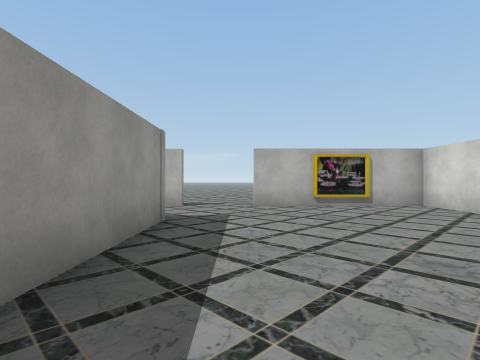
view 1 (above)

16 first-person views from a walk through a Unity game level. The camera is 1.5 m above the floor, looks level and sees 80° across. Doors are open. The floor is counted in squares, 2 m on a side. Each view is taken from the middle of a square. On the plan, view 1 faces up. The plan holds only what a view shows up to about 10 squares ahead; the rest is blank. The place goes on beyond the plan. Some surface patterns are stand-ins.

view 2
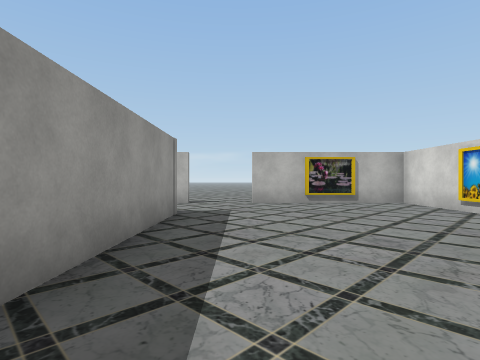

view 3
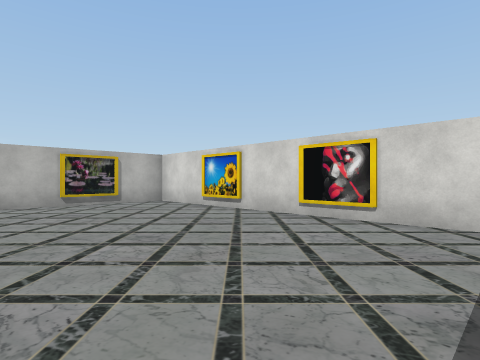

view 4
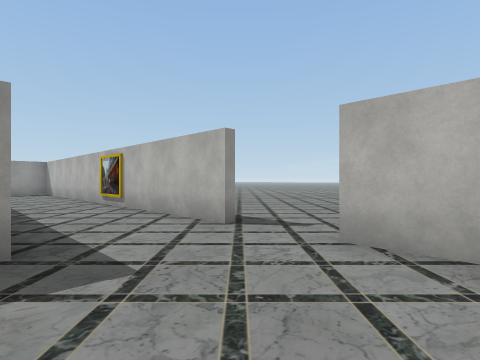

view 5
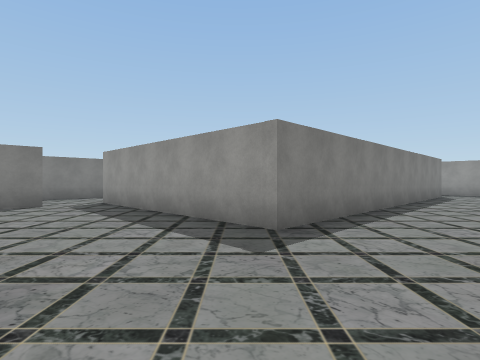

view 6
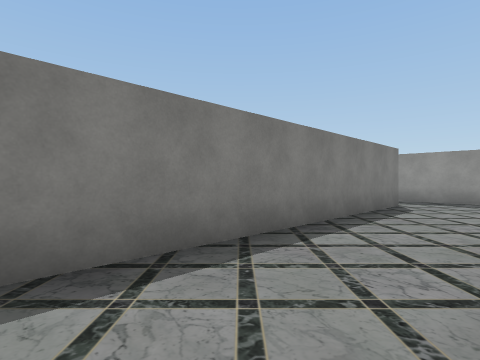

view 7
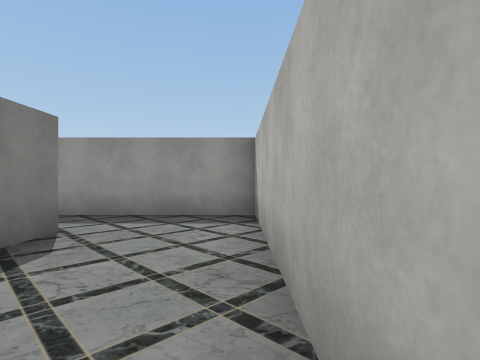

view 8
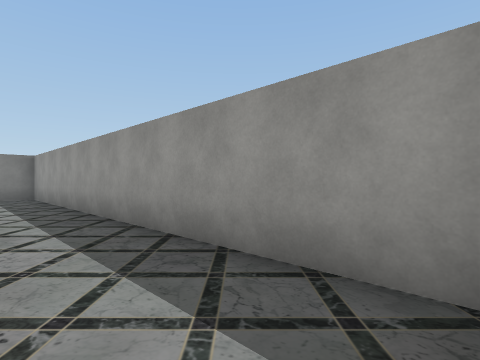

view 9
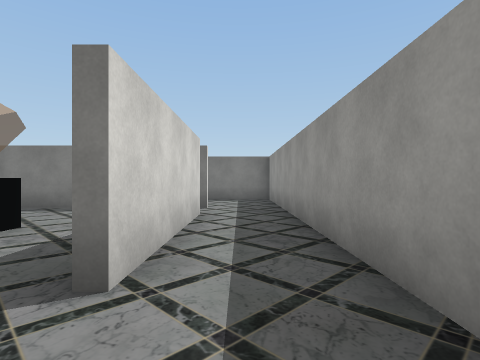

view 10
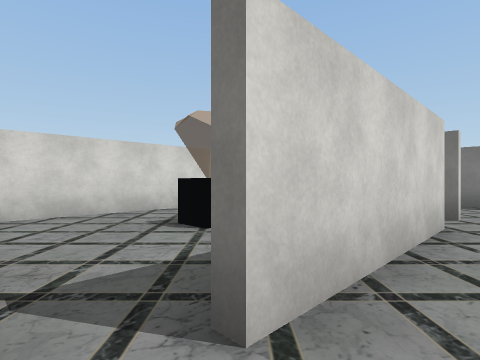

view 11
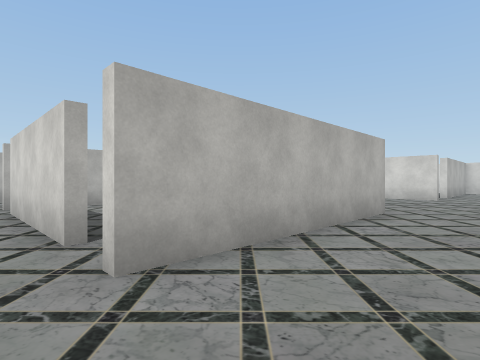

view 12
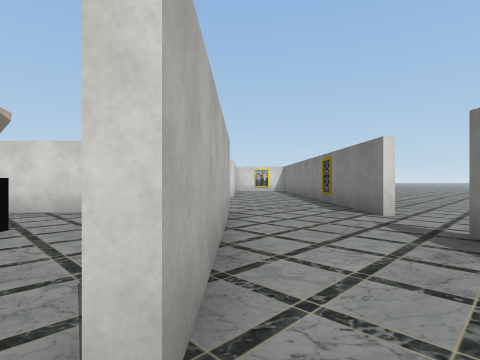

view 13
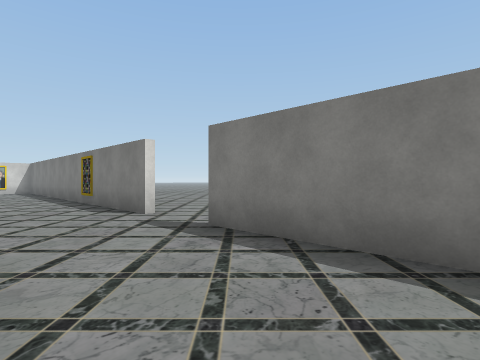

view 14
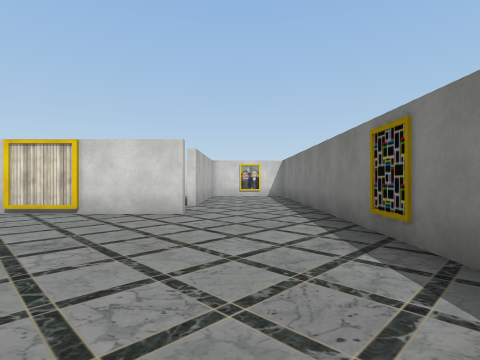

view 15
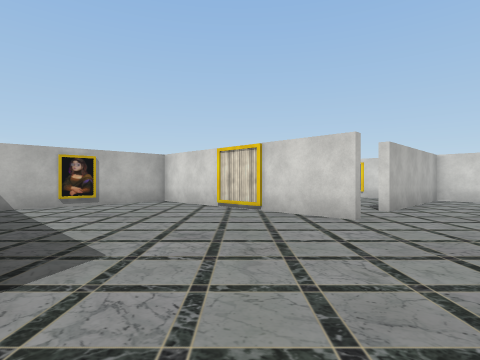

view 16
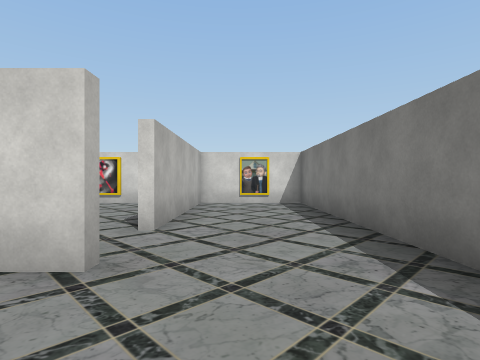

### Floor plan
Ten units are one square. View 1 is at (0, 0); x grows to the right and y downward. Boxes are objects, and circles mark ways between rooms. Rooms are numbered by the first view taken in them; rooms with no view inside come last. Other rooms are left out.
<svg viewBox="-156 -90 214 145">
<path fill="none" stroke="#000" d="M-16 -83 -149 -83M2 15 12 15M-132 -54 -14 -54 -14 18M53 6 53 -83 4 -83M-131 4 -131 -41M-151 -84 -151 24M-17 18 -17 -49M-71 18 -132 18M-81 50 53 50 53 18 2 18M-19 -51 -62 -51M-138 50 -102 50M-151 24 -151 39M-108 -51 -112 -51M-96 15 -76 15M-74 4 -74 -45"/>
<rect x="-105" y="-25" width="10" height="10" fill="#bbb"><title>black cube</title></rect>
<circle cx="-140" cy="20" r="3" fill="#2a7"/>
<circle cx="0" cy="10" r="3" fill="#2a7"/>
<circle cx="-130" cy="-40" r="3" fill="#2a7"/>
<circle cx="-130" cy="10" r="3" fill="#2a7"/>
<text x="-30" y="-60">1</text>
<text x="-40" y="10">2</text>
<text x="-100" y="-20">3</text>
</svg>
Room 1 opens to room 2. Room 1 opens to room 3.

Where each view was taken, in squares from view 1:
view 1: 0 up, 0 right, facing up
view 2: 1 down, 0 right, facing up
view 3: 1 down, 0 right, facing up-right
view 4: 5 up, 2 right, facing up-left
view 5: 8 up, 2 right, facing down-left
view 6: 8 up, 4 left, facing down-left
view 7: 8 up, 9 left, facing left
view 8: 8 up, 13 left, facing down-left
view 9: 6 up, 14 left, facing down
view 10: 5 up, 14 left, facing down-right
view 11: 4 down, 14 left, facing up-right
view 12: 2 down, 14 left, facing right
view 13: 2 down, 14 left, facing down-right
view 14: 3 down, 8 left, facing right
view 15: 4 down, 7 left, facing up-right
view 16: 3 down, 4 left, facing right
